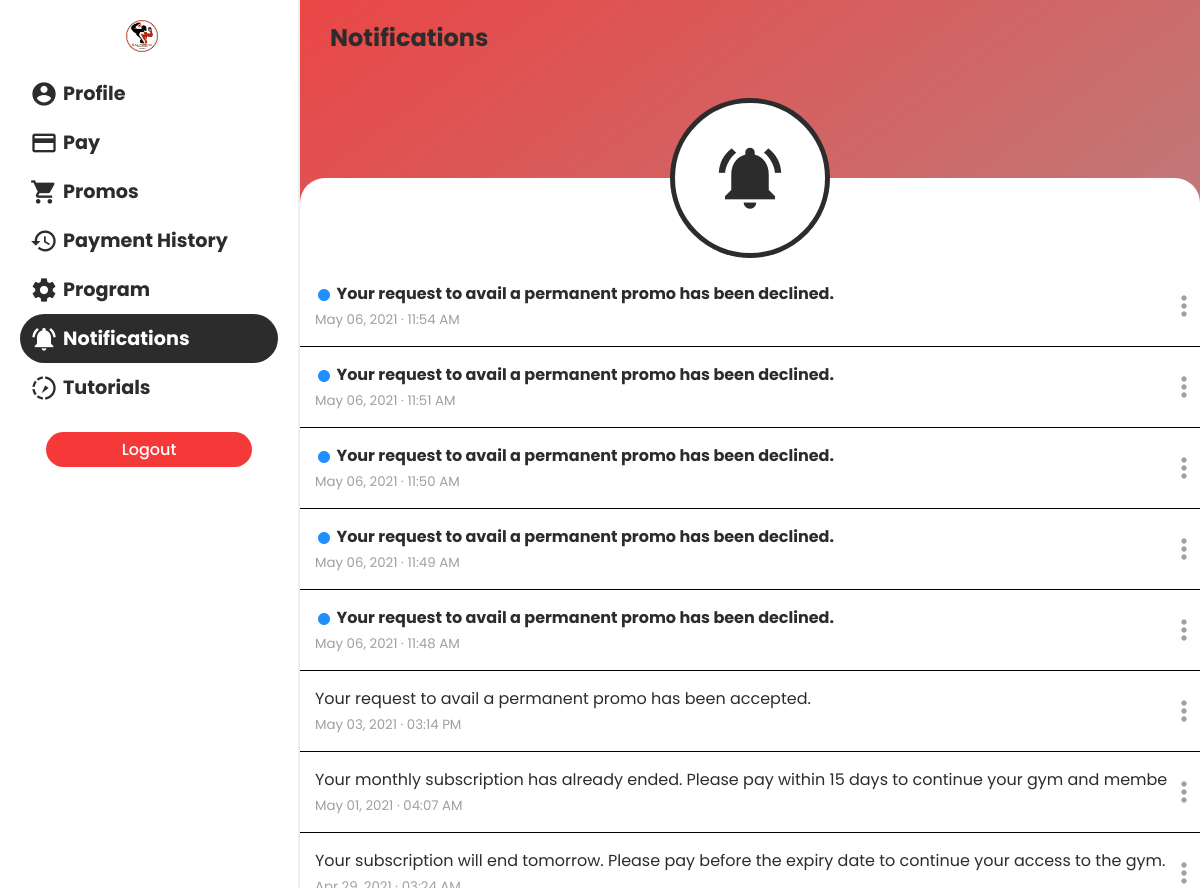
/mobile/pages/notifications.php (signed in), run on the app's committed database.
### tables this page shows
CREATE TABLE `member_notifs` (
  `id` int(11) NOT NULL,
  `member_id` int(11) NOT NULL,
  `notif_id` int(11) NOT NULL,
  `status` enum('Unread','Read','Deleted') NOT NULL,
  `datetime_sent` timestamp NULL DEFAULT NULL,
  `date_read` timestamp NULL DEFAULT NULL
);

CREATE TABLE `notifications` (
  `notif_id` int(11) NOT NULL,
  `notif_message` varchar(9999) NOT NULL
);

### mobile/pages/notifications.php (the view, shortened to what this page needs)
<?php
require "./../functions/connect.php";
?>
<!DOCTYPE html>
<html lang="en">
<head>
  <link rel="stylesheet" href="./../css/default.css">
  <link rel="stylesheet" href="./../css/mediaquery.css">
  <link rel="stylesheet" href="https://cdnjs.cloudflare.com/ajax/libs/jquery-confirm/3.3.2/jquery-confirm.min.css">
</head>
<body>
  <div class="sidebar" id="sidebar">
    <div>
      <img src="./../../logo.png" style="width: 32px; height: 32px; margin-left: 70px" alt="">
    </div>    <div class="items">
      <a href="./profile.php">
        <span>
          <i class="material-icons">account_circle</i>
          <h2>Profile</h2>
        </span>
      </a>
      <a href="./pay.php">
        <span>
          <i class="material-icons">payment</i>
          <h2>Pay</h2>
        </span>
      </a>
      <a href="./promos.php">
        <span>
          <i class="material-icons">shopping_cart</i>
          <h2>Promos</h2>
        </span>
      </a>
      <a href="./payment_history.php">
        <span>
          <i class="material-icons">history</i>
          <h2>Payment History</h2>
        </span>
      </a>
      <a href="./program.php">
        <span>
          <i class="material-icons">settings</i>
          <h2>Program</h2>
        </span>
      </a>
      <a href="#" class="active">
        <span>
          <i class="material-icons">notifications_active</i>
          <h2>Notifications</h2>
        </span>
      </a>
      <a href="./tutorial.php">
        <span>
          <i class="material-icons">slow_motion_video</i>
          <h2>Tutorials</h2>
        </span>
      </a>
    </div>
    <div class="logout">
      <button class="btn btn-red" style="width: 80%" id="logout-btn">Logout</button>
    </div>
  </div>
  <main>
    <div class="menu">
      <h2>Notifications</h2>
    </div>
    <div class="icon-div">
      <div class="icon-cont">
        <i class="material-icons">notifications_active</i>
      </div>
    </div>
    <div class="main-cont">
      <div class="notif-content" id="notif-content">
        <?php
        $sql = "SELECT mn.*, n.notif_message FROM member_notifs AS mn
                INNER JOIN notifications AS n ON mn.notif_id = n.notif_id
                WHERE member_id = '".$_SESSION["member_id"]."'
                AND NOT status = 'Deleted'
                ORDER BY datetime_sent DESC";
        $res = mysqli_query($con, $sql);
        if(mysqli_num_rows($res) > 0) {
          while($row = mysqli_fetch_assoc($res)) {
            if($row["status"] == "Unread") {
        ?>
        <div class="list-tile" id='<?= $row["id"] ?>'>
          <div class="left">
            <h4 id="message-<?= $row["id"] ?>" class="notif-message fw-700">
              <i id="unread-<?= $row["id"] ?>" class="material-icons" style="color: dodgerblue; font-size: 18px; vertical-align: middle;">fiber_manual_record</i>
              <?= $row["notif_message"] ?>
            </h4>
            <small class="text-disabled"><?= date("M d, Y &#183; h:i A", strtotime($row["datetime_sent"])) ?></small>
            <div class="mask" id="<?= $row["id"] ?>"></div>
          </div>
          <div class="right">
            <i class="material-icons text-disabled notif-more" data-id="<?= $row["id"] ?>" style="font-size: 32px">more_vert</i>
          </div>
        </div>
        <?php
            } else {
        ?>
        <div class="list-tile" id='<?= $row["id"] ?>'>
          <div class="left">
            <h4 class="notif-message fw-400">
              <?= $row["notif_message"] ?>
            </h4>
            <small class="text-disabled"><?= date("M d, Y &#183; h:i A", strtotime($row["datetime_sent"])) ?></small>
            <div class="mask" id="<?= $row["id"] ?>"></div>
          </div>
          <div class="right">
            <i class="material-icons text-disabled notif-more" data-id="<?= $row["id"] ?>" style="font-size: 32px">more_vert</i>
          </div>
        </div>
        <?php
            }
          }
        }
        ?>
      </div>
    </div>
  </main>
</body>
</html>

### mobile/css/default.css (style rules this page uses)
html, body { margin: 0; font-family: 'Poppins', sans-serif; background: #bdc3c7; background: -webkit-gradient(linear, left top, right bottom, from(#f53939), to(#a0a0a0)); background: linear-gradient(to bottom right, #f53939, #a0a0a0); color: #2c2c2c; }
main { -webkit-transition: .3s; transition: .3s; margin-left: 300px; }
a { text-decoration: none; color: #2c2c2c; font-weight: 400; -webkit-transition: .3s; transition: .3s; }
p, h1, h2, h3, h4, h5, h6 { margin: 0 !important; }
.text-disabled { color: #A0A0A0 !important; }
.fw-400 { font-weight: 400; }
.fw-700 { font-weight: 700; }
.btn { margin: 20px 0 20px 0; padding-top: 5px; padding-bottom: 5px; padding-left: 15px; padding-right: 15px; font-family: "Poppins", sans-serif; border: 0; border-radius: 50px; background: #2c2c2c; color: white; font-size: 1rem; -webkit-transition: .3s; transition: .3s; font-weight: 500; }
.btn.btn-red { background: #f53939; }
.sidebar { -webkit-transition: .3s; transition: .3s; width: 300px; background: white; height: 100vh; padding: 20px; -webkit-box-shadow: 1px 0 20px 0px #2c2c2c; box-shadow: 1px 0 20px 0px #2c2c2c; position: fixed; z-index: 20; }
.sidebar .items { margin-top: 10px; display: -webkit-box; display: -ms-flexbox; display: flex; -webkit-box-orient: vertical; -webkit-box-direction: normal; -ms-flex-direction: column; flex-direction: column; }
.sidebar .items a, .sidebar .items a:hover, .sidebar .items a:active, .sidebar .items a:visited, .sidebar .items a:focus { text-decoration: none; }
.sidebar .items span { padding: 10px; display: -webkit-box; display: -ms-flexbox; display: flex; -webkit-box-align: center; -ms-flex-align: center; align-items: center; }
.sidebar .items span i { font-size: 28px; padding-right: 5px; }
.sidebar .items span h2 { font-size: 1.2rem; }
.sidebar .items .active { background: #2c2c2c; border-radius: 25px; color: white; }
.sidebar .logout { display: -webkit-box; display: -ms-flexbox; display: flex; -webkit-box-pack: center; -ms-flex-pack: center; justify-content: center; }
*, *:before, *:after { -webkit-box-sizing: border-box; box-sizing: border-box; }
body, html { height: 100%; -webkit-tap-highlight-color: rgba(0, 0, 0, 0); -webkit-tap-highlight-color: transparent; }
main { overflow-x: hidden; height: 100vh; position: relative; }
main .menu { padding-top: 20px; padding-left: 20px; display: -webkit-box; display: -ms-flexbox; display: flex; -webkit-box-align: center; -ms-flex-align: center; align-items: center; z-index: 3; }
main .menu h2 { padding-left: 10px; }
main .icon-div { width: 100%; display: -webkit-box; display: -ms-flexbox; display: flex; -webkit-box-pack: center; -ms-flex-pack: center; justify-content: center; -webkit-box-align: center; -ms-flex-align: center; align-items: center; position: absolute; top: 11vh; z-index: 2; }
main .icon-div .icon-cont { height: 18vh; width: 18vh; background: white; border-radius: 100%; border: 5px solid #2c2c2c; display: -webkit-box; display: -ms-flexbox; display: flex; -webkit-box-pack: center; -ms-flex-pack: center; justify-content: center; -webkit-box-align: center; -ms-flex-align: center; align-items: center; }
main .icon-div .icon-cont i { font-size: 75px; }
main .main-cont { padding-bottom: 0 !important; padding-top: 0 !important; padding: 30px; background: white; background-attachment: fixed; position: absolute; width: 100%; min-height: 80vh; top: 20vh; border-radius: 25px 25px 0 0; }

### mobile/pages/notifications.php (style rules this page uses)
.main-cont { padding: 0 !important; }
.notif-content { margin-top: 10vh; width: 100% !important; min-height: 60vh; border-bottom: none !important; }
.list-tile { display: flex; justify-content: space-between; border-bottom: 1px solid black; }
.left { padding: 15px; white-space: nowrap; text-overflow: ellipsis !important; overflow: hidden; position: relative; }
.mask { position: absolute; top: 0; width: 100%; height: 100%; }
.right { display: flex; justify-content: center; align-items: center; }
.right i { position: relative; }

### data on the page
member_notifs: notif.notif_message "Your request to avail a permanent promo has been decline…", datetime_sent "May 06, 2021 · 11:54 AM"
member_notifs: notif.notif_message "Your request to avail a permanent promo has been decline…", datetime_sent "May 06, 2021 · 11:51 AM"
member_notifs: notif.notif_message "Your request to avail a permanent promo has been decline…", datetime_sent "May 06, 2021 · 11:50 AM"
member_notifs: notif.notif_message "Your request to avail a permanent promo has been decline…", datetime_sent "May 06, 2021 · 11:49 AM"
member_notifs: notif.notif_message "Your request to avail a permanent promo has been decline…", datetime_sent "May 06, 2021 · 11:48 AM"
member_notifs: notif.notif_message "Your request to avail a permanent promo has been accepte…", datetime_sent "May 03, 2021 · 03:14 PM"
member_notifs: notif.notif_message "Your monthly subscription has already ended. Please pay within 15 days to continue your gym and me…", datetime_sent "May 01, 2021 · 04:07 AM"
member_notifs: notif.notif_message "Your subscription will end tomorrow. Please pay before the expiry date to continue your access to the g…"
